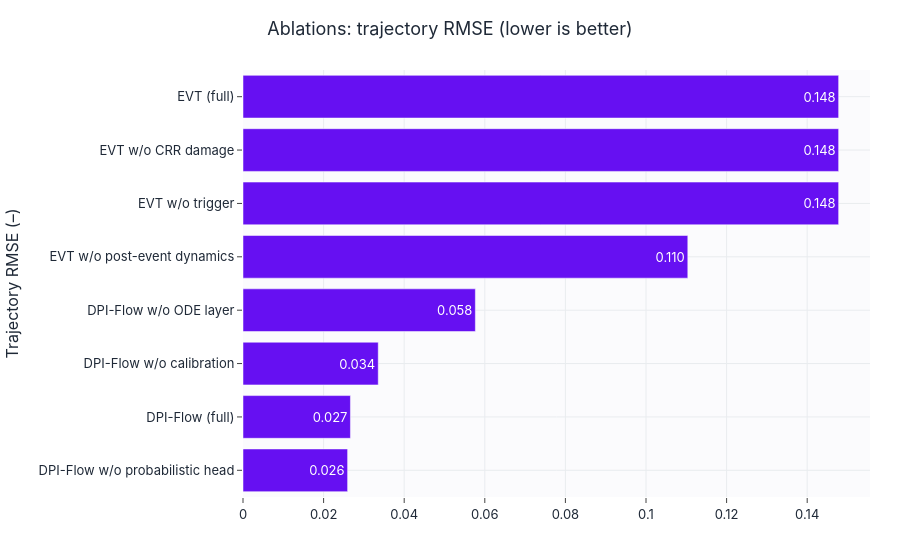

The cell this chart's notebook holds for it:
### Markdown cell above
## Component ablations

### Code cell
sub = min(config.ablation_subset, 2400)
atrain = subsample_split(benchmark["train"], int(sub * 0.7), config.seed)
aval = subsample_split(benchmark["val"], int(sub * 0.15), config.seed + 1)
atest = subsample_split(benchmark["test"], int(sub * 0.15), config.seed + 2)
sd, pdim, qd = static_dim, prefix_dim, seq_dim = (benchmark["train"]["static"].shape[1],
    benchmark["train"]["prefix_summary"].shape[1], benchmark["train"]["seq_in"].shape[-1])
mcr, sl, pl = config.max_cycle_reference, config.seq_len, config.prefix_len
ablation_specs = [
    ("DPI-Flow (full)", DPIFlow(sd, pdim, sl, pl, mcr, calibration_steps=2, use_analytical_layer=True)),
    ("DPI-Flow w/o calibration", DPIFlow(sd, pdim, sl, pl, mcr, calibration_steps=0, use_analytical_layer=True)),
    ("DPI-Flow w/o probabilistic head", DPIFlow(sd, pdim, sl, pl, mcr, probabilistic=False, calibration_steps=2)),
    ("DPI-Flow w/o ODE layer", DPIFlow(sd, pdim, sl, pl, mcr, calibration_steps=0, use_analytical_layer=False)),
    ("EVT (full)", EVTNeuralSSM(sd, pdim, qd, sl, pl, mcr)),
    ("EVT w/o trigger", EVTNeuralSSM(sd, pdim, qd, sl, pl, mcr, use_trigger_head=False)),
    ("EVT w/o post-event dynamics", EVTNeuralSSM(sd, pdim, qd, sl, pl, mcr, structured_post_event=False)),
    ("EVT w/o CRR damage", EVTNeuralSSM(sd, pdim, qd, sl, pl, mcr, use_crr_damage=False)),
]
ablation_rows = [run_quick_experiment(n, m, atrain, aval, atest, epochs=config.ablation_epochs,
                                      config=config, device=device) for n, m in ablation_specs]
ablation_df = pd.DataFrame(ablation_rows).sort_values("Traj_RMSE")
display(english_metric_table(ablation_df)[["Model", "Trajectory RMSE", "AUROC", "Brier"]].round(4))
bar(ablation_df["model"], ablation_df["Traj_RMSE"], title="Ablations: trajectory RMSE (lower is better)",
    ylabel="Trajectory RMSE (–)", color="#6610f2", horizontal=True,
    save=SAVE_FIGS, fig_id="3_2_ablations_rmse").show()

### Figure 1 — Plotly figure (JSON) as saved in the notebook; plotly's stock layout.template omitted (floating-point values rounded to 4 significant figures)
{"data": [{"marker": {"color": "#6610f2"}, "orientation": "h", "text": ["0.026", "0.027", "0.034", "0.058", "0.110", "0.148", "0.148", "0.148"], "textposition": "auto", "type": "bar", "x": [0.02596, 0.02666, 0.03356, 0.05766, 0.1104, 0.1478, 0.1478, 0.1478], "y": ["DPI-Flow w/o probabilistic head", "DPI-Flow (full)", "DPI-Flow w/o calibration", "DPI-Flow w/o ODE layer", "EVT w/o post-event dynamics", "EVT w/o trigger", "EVT w/o CRR damage", "EVT (full)"]}], "layout": {"title": {"text": "Ablations: trajectory RMSE (lower is better)"}, "xaxis": {"title": {"text": ""}}, "yaxis": {"title": {"text": "Trajectory RMSE (–)"}}}}
